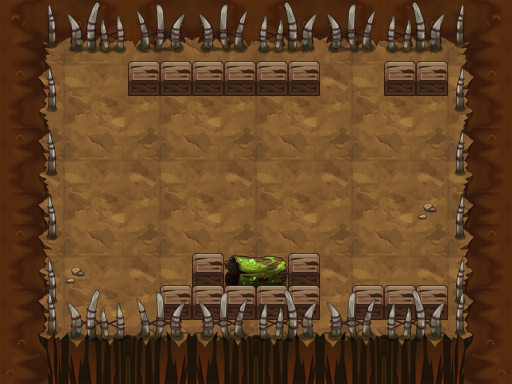

Tiled map render using the project's own tile images. Description and the map definition, with tile-layer contents summarised, below:
An orthogonal 16x12 tile map with 32x32 px tiles, 9 tile layers (PASS, 块层 2, 块层 4, 块层 3, ...) and 4 objects (2x TRAP, PLAYER, BOSS).

<map version="1.0" orientation="orthogonal" width="16" height="12" tilewidth="32" tileheight="32">
 <properties>
  <property name="DESTRY1" value="25" />
  <property name="DESTRY2" value="27" />
  <property name="DESTRY_COUNT" value="2" />
  <property name="EXP" value="1070" />
  <property name="ITEM" value="D040" />
  <property name="LOSE_SCRIPT" value="" />
  <property name="MONEY" value="1605" />
  <property name="START_SCRIPT" value="lv120" />
  <property name="WIN_SCRIPT" value="" />
 </properties>
 <tileset firstgid="1" name="yjbl" tilewidth="32" tileheight="32">
  <image source="yjbl.png" width="450" height="600" />
 </tileset>
 <layer name="PASS" width="16" height="12">
  <data>[192 cells, 116 non-empty, 11 distinct tile ids]</data>
 </layer>
 <layer name="块层 2" width="16" height="12">
  <data>[192 cells, 192 non-empty, 31 distinct tile ids]</data>
 </layer>
 <layer name="块层 4" width="16" height="12">
  <data>[192 cells, 96 non-empty, 5 distinct tile ids]</data>
 </layer>
 <layer name="块层 3" width="16" height="12">
  <data>[192 cells, 44 non-empty, 11 distinct tile ids]</data>
 </layer>
 <layer name="块层 6" width="16" height="12">
  <data>[192 cells, 20 non-empty, 3 distinct tile ids]</data>
 </layer>
 <layer name="SHELTER 9" width="16" height="12">
  <data>[192 cells, 14 non-empty, 5 distinct tile ids]</data>
 </layer>
 <layer name="SHELTER 8" width="16" height="12">
  <data>[192 cells, 8 non-empty, 1 distinct tile ids]</data>
 </layer>
 <layer name="SHELTER 7" width="16" height="12">
  <data>[192 cells, 3 non-empty, 2 distinct tile ids]</data>
 </layer>
 <layer name="SHELTER 1" width="16" height="12">
  <data>[192 cells, 8 non-empty, 1 distinct tile ids]</data>
 </layer>
 <objectgroup name="对象层 1" width="16" height="12">
  <object name="PLAYER" type="PLAYER" x="64" y="64" width="32" height="32" />
  <object name="bossyswb" type="BOSS" x="256" y="224" width="32" height="32">
   <properties>
    <property name="quality" value="bossyswb.quality" />
   </properties>
  </object>
  <object name="staff_driger" type="TRAP" x="352" y="64" width="32" height="32">
   <properties>
    <property name="trap_ani" value="driger.actor" />
    <property name="trap_floor" value="true" />
    <property name="trap_id" value="0" />
    <property name="trap_script" value="target(&quot;PLAYER&quot;):setCurrentUseSkill(  make_ice_staff_skill()  );target(&quot;PLAYER&quot;):setEffectAnimateName(&quot;find_player.ani&quot;);trap(&quot;staff_driger&quot;):setOpened(false)" />
    <property name="trap_start_mode" value="0" />
    <property name="trap_state" value="open" />
   </properties>
  </object>
  <object name="staff_driger_control" type="TRAP" x="0" y="352" width="32" height="32">
   <properties>
    <property name="trap_delay" value="10" />
    <property name="trap_id" value="0" />
    <property name="trap_script" value="trap(&quot;staff_driger&quot;):setOpened(true);" />
    <property name="trap_start_mode" value="2" />
    <property name="trap_state" value="open" />
   </properties>
  </object>
 </objectgroup>
</map>
